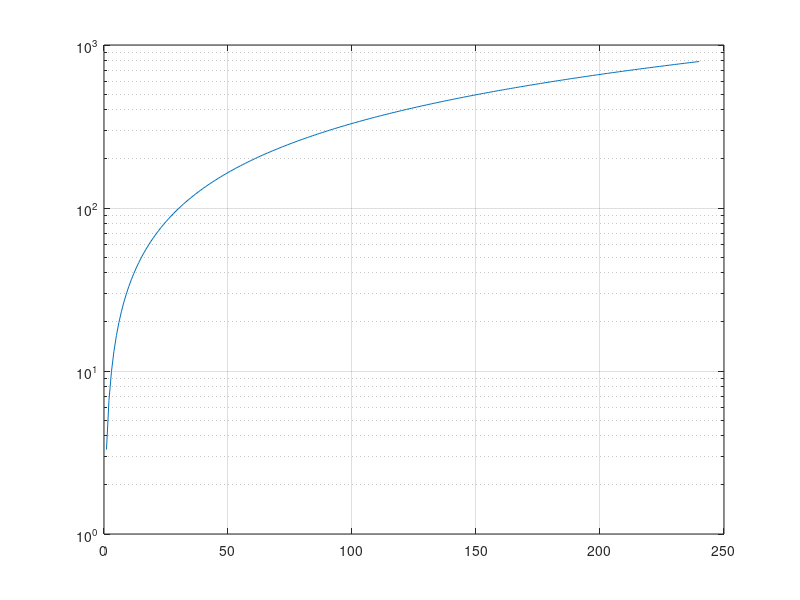

The MATLAB source for this figure:
P = 500; 
npayments = 240;  
rate = 0.05/12; 
mpayment = P*(rate*(1+rate)^npayments)/(((1+rate)^npayments) - 1);
x = 1:240;
% create installments on a 20 year loan
y = x * mpayment;
% create cumulative cost of a $1000 loan with an interest rate of 5%
semilogy(x,y);
% plot the cumulative cost at each installment
grid on
% show the grid lines
